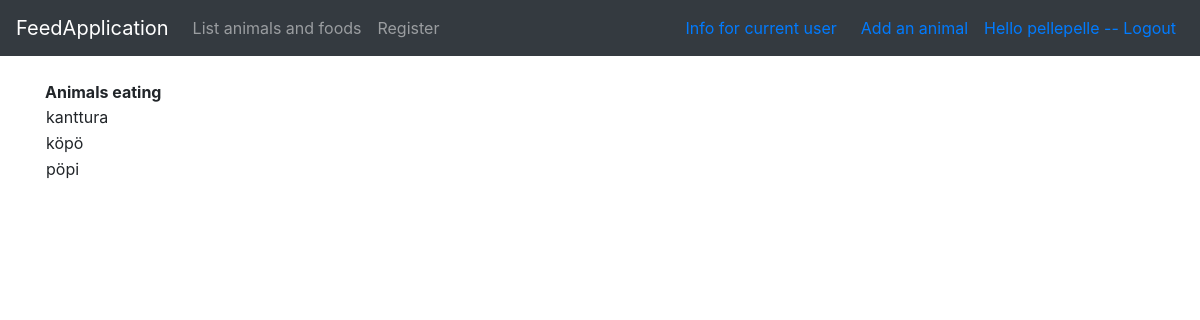
Screenshot of /animals/foods/3 (signed in) with the database file from the repository.
### application/auth/models.py (models this page shows, shortened)
class User(Base):
    __tablename__ = "account"
    name = db.Column(db.String(144), nullable=False)
    username = db.Column(db.String(144), nullable=False)
    password = db.Column(db.String(144), nullable=False)
    animals = db.relationship("Animal", backref='account', lazy=True)

### application/animals/models.py (models this page shows, shortened)
class Animal(Base):
    name = db.Column(db.String(144), nullable=False)
    account_id = db.Column(db.Integer, db.ForeignKey('account.id'),
                           nullable=False)
    user = db.relationship("User", backref='animal', lazy=True)
    foods = db.relationship("Food", secondary=animals_foods, back_populates='animals', lazy='dynamic')
    sick = db.Column(db.Boolean, nullable=False)

### application/animals/views.py (the view)
@app.route("/animals/foods/<food_id>")
def show_animals_per_food(food_id):
    return render_template("animals/foods.html", animals = Food.list_foods_and_animals(food_id))

### application/__init__.py (called while the page is built)
@login_manager.user_loader
def load_user(user_id):
    return User.query.get(user_id)

### application/animals/models.py (called while the page is built)
    @staticmethod
    def list_foods_and_animals(food_id):
        query2 = text("SELECT Animal.name FROM Food"
        " LEFT JOIN animalsfoods ON animalsfoods.food_id = Food.id"
        " LEFT JOIN Animal ON Animal.id = animalsfoods.animal_id"
        " WHERE Food.id = :food_id").params(food_id=food_id)
        res = db.engine.execute(query2)
        response = []
        for row in res:
            response.append({"name":row[0]})
        return response

### application/templates/animals/foods.html
{% extends "layout.html" %}
{% block body %}
<tr><b>Animals eating</b></tr>
<table>
{% for animal in animals %}
<tr><td>{{animal.name}}</td></tr>
{% endfor %}
</table>
{% endblock %}

### application/templates/layout.html (shortened to what this page needs)
<!DOCTYPE html>
<html>
  <head>
    <link rel="stylesheet" href="https://maxcdn.bootstrapcdn.com/bootstrap/4.0.0/css/bootstrap.min.css">
  </head>
  <body>
    <nav class="navbar navbar-expand-md navbar-dark bg-dark mb-4">
      <a class="navbar-brand" href="#">FeedApplication</a>
<div class="collapse navbar-collapse" id="navbarCollapse">
        <ul class="navbar-nav mr-auto">
          <li class="nav-item">
            <a class="nav-link" href="{{ url_for('animals_index') }} ">List animals and foods</a>
          </li>
          <li class="nav-item">
            <a class="nav-link" href="{{ url_for('animals_userform') }} ">Register</a>
          </li>
        </ul>
        <div class="form-inline mt-2 mt-md-0 px-2">
          {% if current_user.is_authenticated %}
            <div class="px-2"><a href="{{ url_for('current_animals') }} ">Info for current user</a></div>
            <div class="px-2"></div><a href="{{ url_for('animals_form') }} ">Add an animal</a></div>
            <div class="px-2"><a href="{{ url_for('auth_logout') }}">Hello {{ current_user.name }} -- Logout</a></div>
	        {% else %}
	        <a href="{{ url_for('auth_login') }}">Login</a>
	        {% endif %}
        </div>
    </nav>
    <main role="main" class="container">
    {% block body %}{% endblock %}
    </main>
  </body>
</html>

### rows the page displays
User: name "pellepelle"
Animal: name "kanttura"
Animal: name "köpö"
Animal: name "pöpi"
